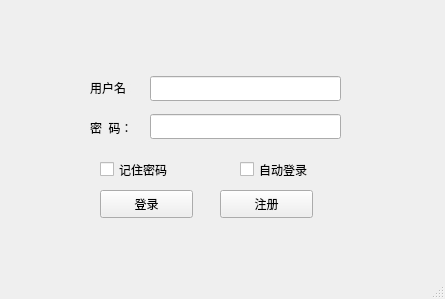
<?xml version="1.0" encoding="UTF-8"?>
<ui version="4.0">
 <class>farm_login</class>
 <widget class="QMainWindow" name="farm_login">
  <property name="geometry">
   <rect>
    <x>0</x>
    <y>0</y>
    <width>445</width>
    <height>299</height>
   </rect>
  </property>
  <property name="sizePolicy">
   <sizepolicy hsizetype="Fixed" vsizetype="Fixed">
    <horstretch>0</horstretch>
    <verstretch>0</verstretch>
   </sizepolicy>
  </property>
  <property name="windowTitle">
   <string>登录</string>
  </property>
  <property name="styleSheet">
   <string notr="true">

background-image: url(:/imglogin/background2.jpg);
</string>
  </property>
  <widget class="QWidget" name="centralwidget">
   <widget class="QPushButton" name="pushButton">
    <property name="geometry">
     <rect>
      <x>220</x>
      <y>190</y>
      <width>93</width>
      <height>28</height>
     </rect>
    </property>
    <property name="text">
     <string>注册</string>
    </property>
   </widget>
   <widget class="QLineEdit" name="lineEdit">
    <property name="geometry">
     <rect>
      <x>150</x>
      <y>76</y>
      <width>191</width>
      <height>25</height>
     </rect>
    </property>
   </widget>
   <widget class="QLineEdit" name="lineEdit_2">
    <property name="geometry">
     <rect>
      <x>150</x>
      <y>114</y>
      <width>191</width>
      <height>25</height>
     </rect>
    </property>
   </widget>
   <widget class="QPushButton" name="pushButton_2">
    <property name="geometry">
     <rect>
      <x>100</x>
      <y>190</y>
      <width>93</width>
      <height>28</height>
     </rect>
    </property>
    <property name="text">
     <string>登录</string>
    </property>
   </widget>
   <widget class="QCheckBox" name="checkBox">
    <property name="geometry">
     <rect>
      <x>100</x>
      <y>160</y>
      <width>71</width>
      <height>19</height>
     </rect>
    </property>
    <property name="text">
     <string>记住密码</string>
    </property>
   </widget>
   <widget class="QCheckBox" name="checkBox_2">
    <property name="geometry">
     <rect>
      <x>240</x>
      <y>160</y>
      <width>71</width>
      <height>19</height>
     </rect>
    </property>
    <property name="text">
     <string>自动登录</string>
    </property>
   </widget>
   <widget class="QLabel" name="label">
    <property name="geometry">
     <rect>
      <x>90</x>
      <y>80</y>
      <width>41</width>
      <height>16</height>
     </rect>
    </property>
    <property name="text">
     <string>用户名：</string>
    </property>
   </widget>
   <widget class="QLabel" name="label_2">
    <property name="geometry">
     <rect>
      <x>90</x>
      <y>120</y>
      <width>41</width>
      <height>16</height>
     </rect>
    </property>
    <property name="text">
     <string>密  码：</string>
    </property>
   </widget>
  </widget>
  <widget class="QMenuBar" name="menubar">
   <property name="geometry">
    <rect>
     <x>0</x>
     <y>0</y>
     <width>445</width>
     <height>23</height>
    </rect>
   </property>
  </widget>
  <widget class="QStatusBar" name="statusbar"/>
 </widget>
 <resources/>
 <connections/>
</ui>
